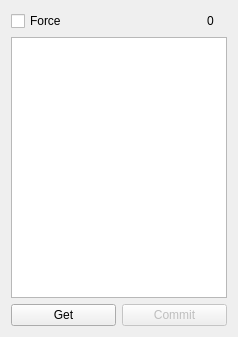
<?xml version="1.0" encoding="UTF-8"?>
<ui version="4.0">
 <class>Widget</class>
 <widget class="QWidget" name="Widget">
  <property name="geometry">
   <rect>
    <x>0</x>
    <y>0</y>
    <width>238</width>
    <height>337</height>
   </rect>
  </property>
  <property name="windowTitle">
   <string>Finviz parser</string>
  </property>
  <layout class="QGridLayout" name="gridLayout">
   <item row="0" column="0">
    <widget class="QCheckBox" name="checkForce">
     <property name="text">
      <string>Force</string>
     </property>
    </widget>
   </item>
   <item row="0" column="1">
    <widget class="QLabel" name="label">
     <property name="sizePolicy">
      <sizepolicy hsizetype="Maximum" vsizetype="Preferred">
       <horstretch>0</horstretch>
       <verstretch>0</verstretch>
      </sizepolicy>
     </property>
     <property name="toolTip">
      <string>Downloaded tickers</string>
     </property>
     <property name="text">
      <string>0</string>
     </property>
    </widget>
   </item>
   <item row="0" column="2">
    <widget class="QLabel" name="labelProgress">
     <property name="sizePolicy">
      <sizepolicy hsizetype="Maximum" vsizetype="Preferred">
       <horstretch>0</horstretch>
       <verstretch>0</verstretch>
      </sizepolicy>
     </property>
    </widget>
   </item>
   <item row="1" column="0" colspan="3">
    <widget class="QPlainTextEdit" name="plainTextLog">
     <property name="sizePolicy">
      <sizepolicy hsizetype="Expanding" vsizetype="Expanding">
       <horstretch>0</horstretch>
       <verstretch>2</verstretch>
      </sizepolicy>
     </property>
     <property name="undoRedoEnabled">
      <bool>false</bool>
     </property>
     <property name="readOnly">
      <bool>true</bool>
     </property>
    </widget>
   </item>
   <item row="2" column="0" colspan="3">
    <layout class="QHBoxLayout" name="horizontalLayout">
     <item>
      <widget class="QPushButton" name="pushGet">
       <property name="text">
        <string>Get</string>
       </property>
      </widget>
     </item>
     <item>
      <widget class="QPushButton" name="pushCommit">
       <property name="enabled">
        <bool>false</bool>
       </property>
       <property name="text">
        <string>Commit</string>
       </property>
      </widget>
     </item>
    </layout>
   </item>
  </layout>
 </widget>
 <layoutdefault spacing="6" margin="11"/>
 <tabstops>
  <tabstop>checkForce</tabstop>
  <tabstop>plainTextLog</tabstop>
 </tabstops>
 <resources/>
 <connections>
  <connection>
   <sender>pushGet</sender>
   <signal>clicked()</signal>
   <receiver>Widget</receiver>
   <slot>slotGet()</slot>
   <hints>
    <hint type="sourcelabel">
     <x>99</x>
     <y>326</y>
    </hint>
    <hint type="destinationlabel">
     <x>318</x>
     <y>42</y>
    </hint>
   </hints>
  </connection>
  <connection>
   <sender>pushCommit</sender>
   <signal>clicked()</signal>
   <receiver>Widget</receiver>
   <slot>commit()</slot>
   <hints>
    <hint type="sourcelabel">
     <x>162</x>
     <y>315</y>
    </hint>
    <hint type="destinationlabel">
     <x>229</x>
     <y>315</y>
    </hint>
   </hints>
  </connection>
 </connections>
 <slots>
  <slot>slotGet()</slot>
  <slot>commit()</slot>
 </slots>
</ui>
